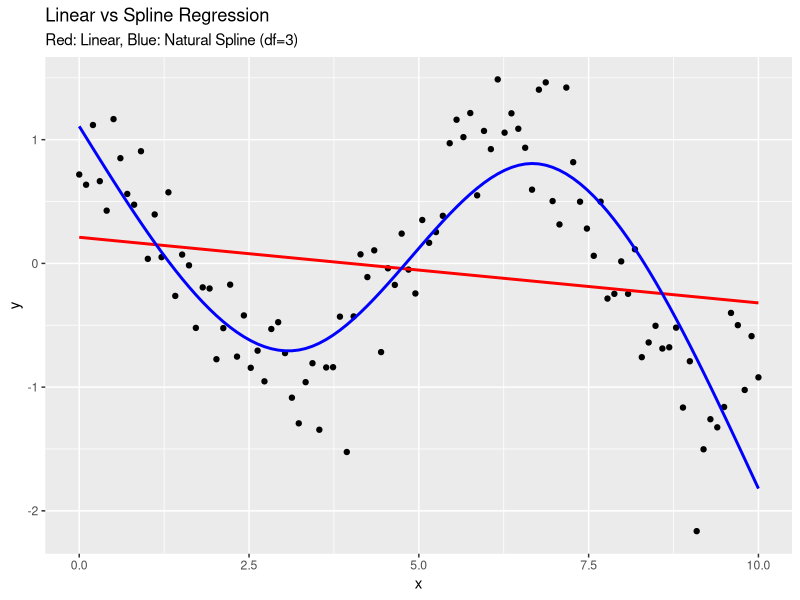
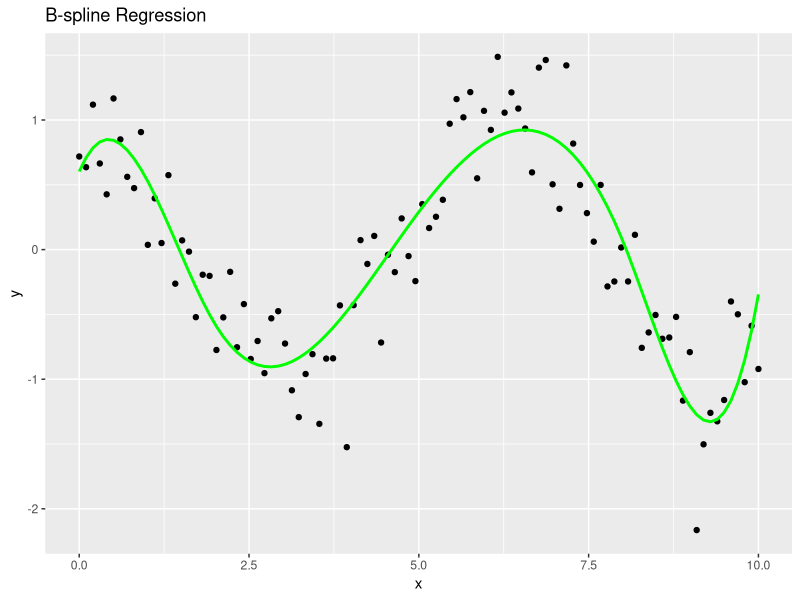
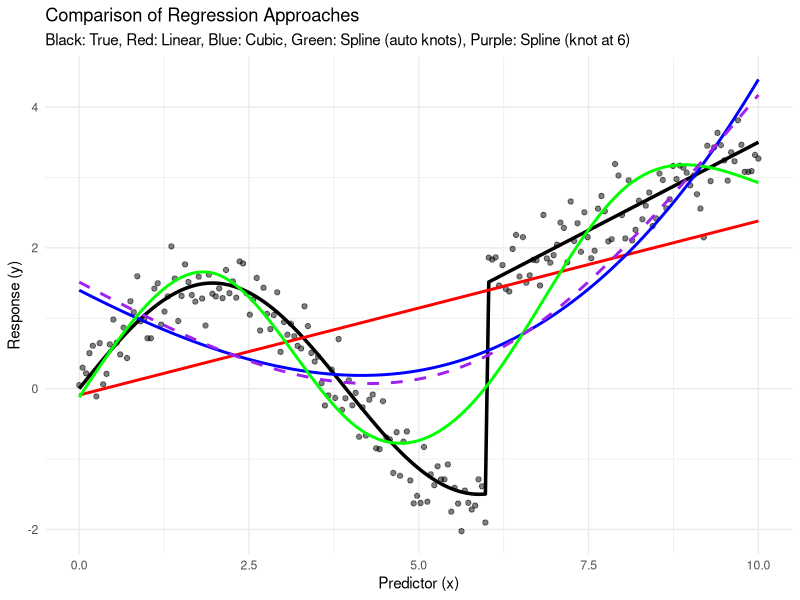

These figures' R source, in order:
library(splines)
library(ggplot2)

x <- seq(0, 10, length.out = 100)
y <- cos(x) + rnorm(100, sd = 0.3)
data <- data.frame(x, y)

# Linear model without spline
lm_linear <- lm(y ~ x, data = data)

# Model with natural cubic spline (3 degrees of freedom)
lm_spline <- lm(y ~ ns(x, df = 3), data = data)

summary(lm_linear)
summary(lm_spline)

# Compare fits
data$pred_linear <- predict(lm_linear)
data$pred_spline <- predict(lm_spline)

ggplot(data, aes(x, y)) +
  geom_point() +
  geom_line(aes(y = pred_linear), color = "red", linewidth = 1) +
  geom_line(aes(y = pred_spline), color = "blue", linewidth = 1) +
  labs(title = "Linear vs Spline Regression",
       subtitle = "Red: Linear, Blue: Natural Spline (df=3)")


# Using bs() for B-splines
lm_bspline <- lm(y ~ bs(x, degree = 3, knots = c(2, 5, 8)), data = data)

# Plotting
data$pred_bspline <- predict(lm_bspline)
ggplot(data, aes(x, y)) +
  geom_point() +
  geom_line(aes(y = pred_bspline), color = "green", size = 1) +
  labs(title = "B-spline Regression")




#############################

# Create simulated data
n <- 200
x <- seq(0, 10, length.out = n)

# True underlying function with a change point at x=6
true_function <- function(x) {
  ifelse(x < 6,
         1.5 * sin(0.8 * x),  # First regime
         0.5 * x - 1.5)        # Second regime (linear)
}

# Generate response with noise
y <- true_function(x) + rnorm(n, sd = 0.3)

# Create dataframe
sim_data <- data.frame(x = x, y = y, true_y = true_function(x))

# 1. Simple linear model (will miss the nonlinearity)
linear_model <- lm(y ~ x, data = sim_data)

# 2. Polynomial model (degree 3)
poly_model <- lm(y ~ poly(x, 3), data = sim_data)

# 3. Natural cubic spline with 5 degrees of freedom
spline_model <- lm(y ~ ns(x, df = 5), data = sim_data)

# 4. Spline with knot at the change point (x=6)
spline_knot_model <- lm(y ~ ns(x, knots = 6), data = sim_data)

# Generate predictions
sim_data$pred_linear <- predict(linear_model)
sim_data$pred_poly <- predict(poly_model)
sim_data$pred_spline <- predict(spline_model)
sim_data$pred_spline_knot <- predict(spline_knot_model)

# Create plot
ggplot(sim_data, aes(x = x)) +
  geom_point(aes(y = y), alpha = 0.5) +                   # Observed data
  geom_line(aes(y = true_y), color = "black", size = 1.2) + # True function
  geom_line(aes(y = pred_linear), color = "red", size = 1) + # Linear
  geom_line(aes(y = pred_poly), color = "blue", size = 1) +   # Polynomial
  geom_line(aes(y = pred_spline), color = "green", size = 1) + # Spline (auto knots)
  geom_line(aes(y = pred_spline_knot), color = "purple", size = 1, linetype = "dashed") + # Spline (knot at 6)
  labs(title = "Comparison of Regression Approaches",
       subtitle = "Black: True, Red: Linear, Blue: Cubic, Green: Spline (auto knots), Purple: Spline (knot at 6)",
       x = "Predictor (x)",
       y = "Response (y)") +
  theme_minimal()

